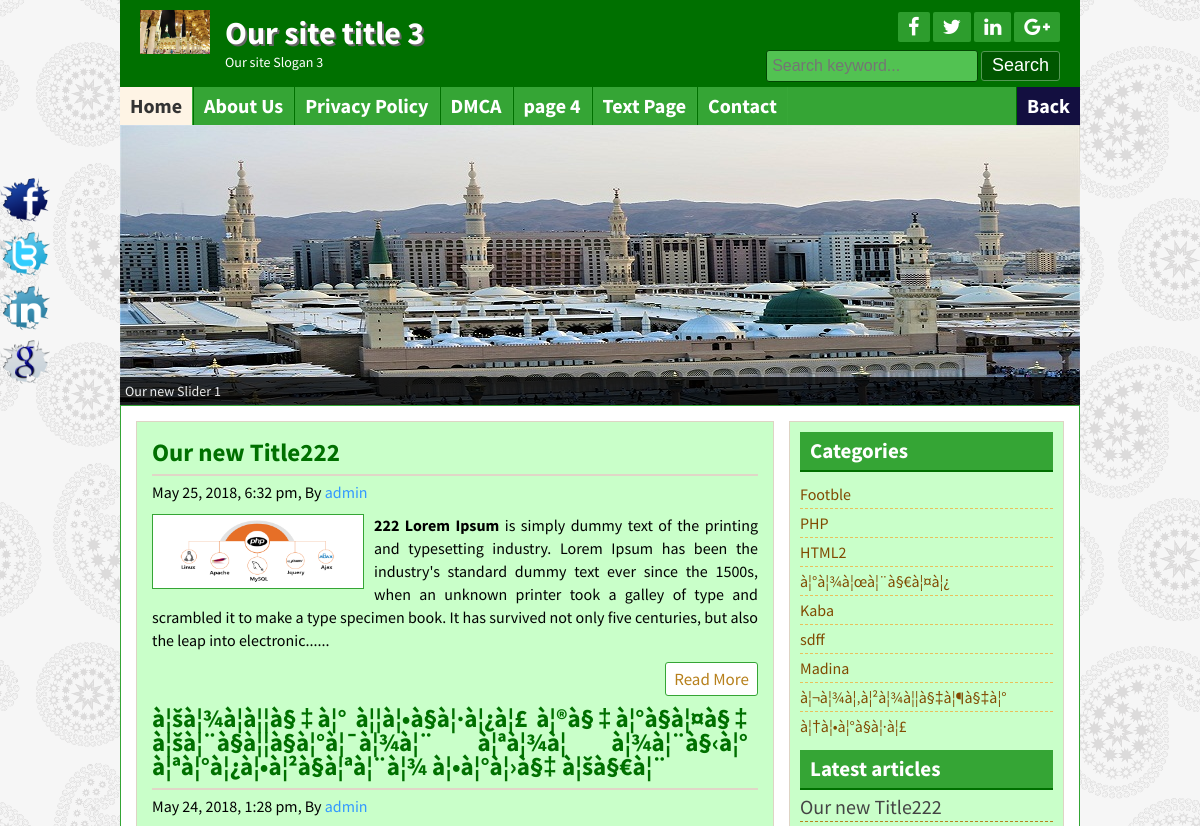
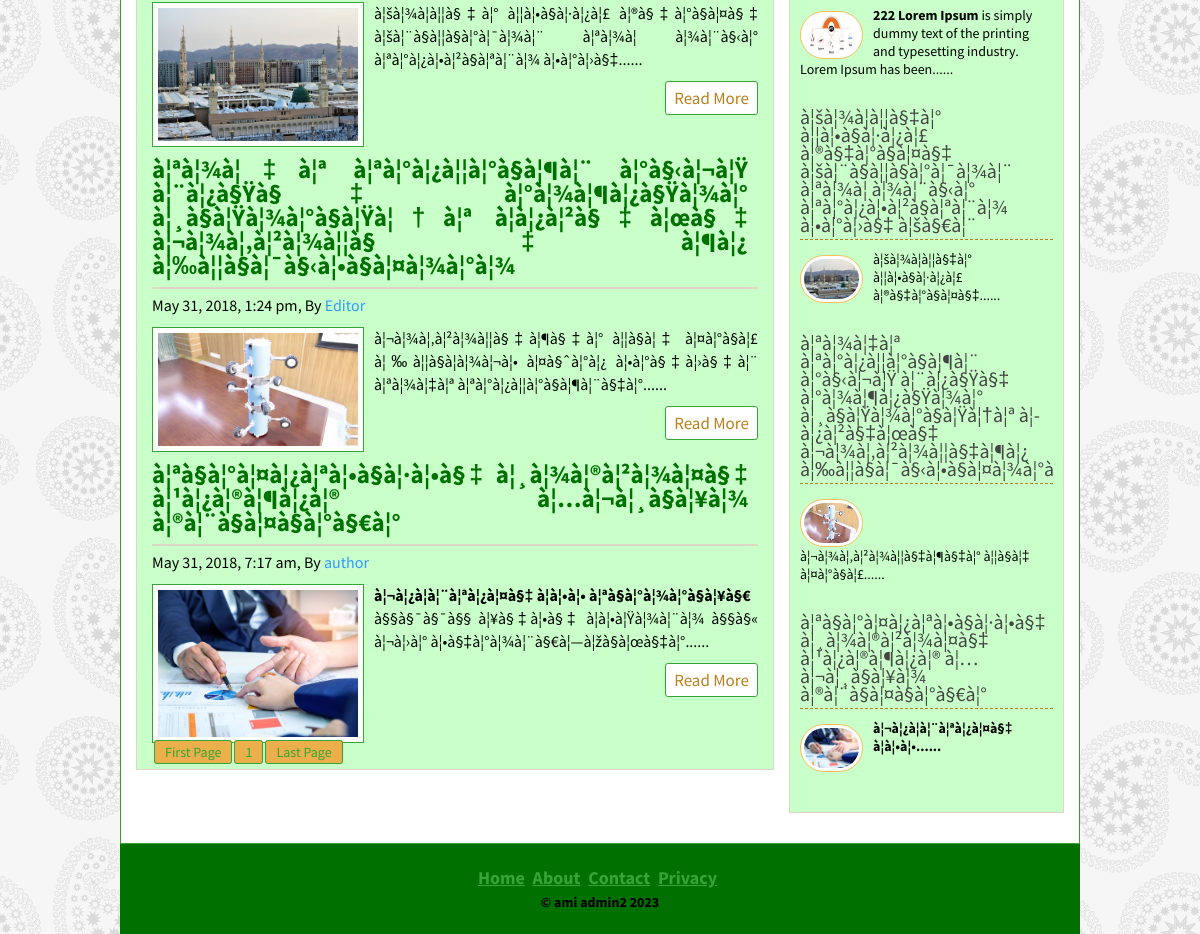
The page / on the database its author committed (2 pictures, top to bottom).
### tables this page shows
CREATE TABLE IF NOT EXISTS `title_slogan` (
  `id` int(11) NOT NULL AUTO_INCREMENT,
  `title` varchar(255) NOT NULL,
  `slogan` varchar(255) NOT NULL,
  `logo` varchar(255) NOT NULL,
  PRIMARY KEY (`id`)
);

CREATE TABLE IF NOT EXISTS `tbl_social` (
  `id` int(11) NOT NULL AUTO_INCREMENT,
  `fb` varchar(255) NOT NULL,
  `tw` varchar(255) NOT NULL,
  `ln` varchar(255) NOT NULL,
  `gp` varchar(255) NOT NULL,
  PRIMARY KEY (`id`)
);

CREATE TABLE IF NOT EXISTS `tbl_page` (
  `id` int(11) NOT NULL AUTO_INCREMENT,
  `name` varchar(255) NOT NULL,
  `body` text NOT NULL,
  PRIMARY KEY (`id`)
);

CREATE TABLE IF NOT EXISTS `tbl_post` (
  `id` int(11) NOT NULL AUTO_INCREMENT,
  `cat` int(11) NOT NULL,
  `title` varchar(255) NOT NULL,
  `body` text NOT NULL,
  `image` varchar(255) NOT NULL,
  `author` varchar(50) NOT NULL,
  `tags` varchar(255) NOT NULL,
  `date` timestamp NOT NULL DEFAULT CURRENT_TIMESTAMP,
  `userid` int(11) NOT NULL,
  PRIMARY KEY (`id`)
);

CREATE TABLE IF NOT EXISTS `tbl_category` (
  `id` int(11) NOT NULL AUTO_INCREMENT,
  `name` varchar(50) NOT NULL,
  PRIMARY KEY (`id`)
);

CREATE TABLE IF NOT EXISTS `tbl_footer` (
  `id` int(11) NOT NULL AUTO_INCREMENT,
  `note` varchar(255) NOT NULL,
  PRIMARY KEY (`id`)
);

### lib/Database.php (called while the page is built, shortened)
<?php
Class Database{
	public $host   = DB_HOST;
	public $user   = DB_USER;
	public $pass   = DB_PASS;
	public $dbname = DB_NAME;
	public $link;
	private function connectDB(){
	$this->link = new mysqli($this->host, $this->user, $this->pass, $this->dbname);
 }
	public function select($query){
		$result = $this->link->query($query) or die($this->link->error.__LINE__);
		if($result->num_rows > 0){
			return $result;
		} else {
			return false;
		}
	}
}

### helpers/Format.php (called while the page is built, shortened)
<?php
class Format{
	public function formatDate($date){
		return date('F j, Y, g:i a', strtotime($date));
	}
	public function textShorten($text, $limit = 400){
		$text = $text. " ";
		$text = substr($text, 0, $limit);
		$text = substr($text, 0, strrpos($text, ' '));
		$text = $text."......";
		return $text;
	}
}
?>

### index.php (the view)
<?php include 'inc/header.php';?>
<?php include 'inc/slider.php';?>
<div class="contentsection contemplete clear">
	<div class="maincontent clear">
<?php
	$per_page = 10;
	if (isset($_GET["page"])){
		$page = $_GET["page"];
	}else{
		$page=1;
	}
	$start_form = ($page-1) * $per_page;
?>
	<?php
		$query = "select * from tbl_post limit $start_form, $per_page";
		$post  = $db->select($query);
		if ($post) {
			while ($result = $post->fetch_assoc()){
	?>
	<div class="samepost clear">
		<h2><a href="post.php?id=<?php echo $result['id']; ?>"><?php echo $result['title']; ?></a></h2>
		<h4><?php echo $fm->formatDate($result['date']); ?>, By <a href="#"><?php echo $result['author']; ?></a></h4>
		 <a href="#"><img src="admin/<?php echo $result['image']; ?>" alt="post image"/></a>
		<p>
			<?php echo $fm->textShorten($result['body'], 350); ?>
		</p>
		<div class="readmore clear">
			<a href="post.php?id=<?php echo $result['id']; ?>">Read More</a>
		</div>
	</div>
<?php } ?>
<?php
	$query       = "select * from tbl_post";
	$result      = $db->select($query);
	$total_rows  = mysqli_num_rows($result);
	$total_pages = ceil($total_rows/$per_page);
	echo "<span class='pagination'><a href='index.php?page=1'>".'First Page'."</a>";
	for ($i=1; $i <= $total_pages; $i++){
		echo "<a href='index.php?page=".$i."'>".$i."</a>";
	};
	echo "<a href='index.php?page=$total_pages'>".'Last Page'."</a></span>"?>
<?php } else { header("Location:404.php");} ?>
	</div>
<?php include 'inc/sidebar.php';?>
<?php include 'inc/footer.php';?>

### inc/header.php (shortened to what this page needs)
<?php include 'lib/Database.php';?>
<?php include 'helpers/Format.php';?>
<?php
	$db = new Database();
	$fm = new Format();
?>
<!DOCTYPE html>
<html>
<head>
	<?php include 'scripts/css.php'; ?>
</head>
<body>
	<div class="headersection templete clear">
		<a href="#">
			<div class="logo">
		<?php
	    $query = "select * from title_slogan where id='1'";
	    $blog_title = $db->select($query);
	    if ($blog_title) {
	       while ($result = $blog_title->fetch_assoc()){
		?>
				<img src="admin/<?php echo $result['logo']; ?>" alt="Logo"/>
				<h2><?php echo $result['title']; ?></h2>
				<p><?php echo $result['slogan']; ?></p>
		<?php } } ?>
			</div>
		</a>
		<div class="social clear">
			<div class="icon clear">
<?php
    $query = "select * from tbl_social where id='1'";
    $socialmedia = $db->select($query);
    if ($socialmedia) {
       while ($result = $socialmedia->fetch_assoc()){
?>
				<a href="<?php echo $result['fb']; ?>" target="_blank"><i class="fa fa-facebook"></i></a>
				<a href="<?php echo $result['tw']; ?>" target="_blank"><i class="fa fa-twitter"></i></a>
				<a href="<?php echo $result['ln']; ?>" target="_blank"><i class="fa fa-linkedin"></i></a>
				<a href="<?php echo $result['gp']; ?>" target="_blank"><i class="fa fa-google-plus"></i></a>
<?php } } ?>
			</div>
			<div class="searchbtn clear">
			<form action="search.php" method="get">
				<input type="text" name="search" placeholder="Search keyword..."/>
				<input type="submit" name="submit" value="Search"/>
			</form>
			</div>
		</div>
	</div>
<div class="navsection templete">
	<?php
		$path = $_SERVER['SCRIPT_FILENAME'];
		$currentpage = basename($path, '.php');
	?>
	<ul>
		<li><a
			<?php if ($currentpage =='index') {echo 'id="active"'; }?>
			href="index.php">Home</a></li>
		<?php
            $query = "select * from tbl_page";
            $pages = $db->select($query);
            if ($pages) {
            while ($result = $pages->fetch_assoc()){
         ?>
        <li><a
			<?php
				if (isset($_GET['pageid']) && $_GET['pageid'] == $result['id']) {
					echo 'id="active"';
				}
			?>
		href="page.php?pageid=<?php echo $result['id']; ?>"><?php echo $result['name']; ?></a></li>
       <?php } } ?>
		<li><a
			<?php if ($currentpage =='contact') {echo 'id="active"'; }?>
			href="contact.php">Contact</a></li>
		<li class="back"><a href="index.php">Back</a></li>
	</ul>
</div>

### scripts/css.php
<link rel="stylesheet" href="font-awesome-4.5.0/css/font-awesome.css">
<link rel="stylesheet" href="css/nivo-slider.css" type="text/css" media="screen" />
<link rel="stylesheet" href="style.css">
<?php
    $query = "select * from tbl_theme where id='1'";
    $themes = $db->select($query);
    while($result = $themes->fetch_assoc()){
    	if ($result['theme'] == 'default') { ?>
    		<link rel="stylesheet" href="theme/default.css">
    <?php } elseif ($result['theme'] == 'green') { ?>
    	<link rel="stylesheet" href="theme/green.css">
   <?php } elseif ($result['theme'] == 'red') { ?>
    	<link rel="stylesheet" href="theme/red.css">
   <?php } } ?>

### inc/slider.php (shortened to what this page needs)
<div class="slidersection templete clear">
        <div id="slider">
<?php
	$query = "select * from tbl_slider order by id limit 5";
	$slider = $db->select($query);
	if ($slider){
		while ($result = $slider->fetch_assoc()) {
?>
          <a href="#">
          </a>
<?php } } ?>
        </div>
</div>

### inc/sidebar.php
<div class="sidebar clear">
	<div class="samesidebar clear">
		<h2>Categories</h2>
			<ul>
				<?php
					$query = "select * from tbl_category";
					$category = $db->select($query);
					if ($category){
						while ($result = $category->fetch_assoc()) {
				?>
				<li><a href="posts.php?category=<?php echo $result['id']; ?>"><?php echo $result['name']; ?></a></li>
				<?php } } else { ?>
					<li>No Category Created</li>
				<?php } ?>
			</ul>
	</div>
	<div class="samesidebar clear">
		<h2>Latest articles</h2>
		<?php
			$query = "select * from tbl_post limit 5";
			$post = $db->select($query);
			if ($post){
				while ($result = $post->fetch_assoc()) {
		?>
		<div class="popular clear">
			<h3><a href="post.php?id=<?php echo $result['id']; ?>"><?php echo $result['title']; ?></a></h3>
			<a href="post.php?id=<?php echo $result['id']; ?>">
				<img src="admin/<?php echo $result['image']; ?>" alt="post image"/>
			</a>
			<p><?php echo $fm->textShorten($result['body'], 120); ?></p>
		</div>
		<?php } } else { header("Location:404.php");} ?>
	</div>
</div>

### inc/footer.php (shortened to what this page needs)
</div>
	<div class="footersection templete clear">
	  <div class="footermenu clear">
		<ul>
			<li><a href="#">Home</a></li>
			<li><a href="#">About</a></li>
			<li><a href="#">Contact</a></li>
			<li><a href="#">Privacy</a></li>
		</ul>
	  </div>
<?php
    $query = "select * from tbl_footer where id='1'";
    $footernote = $db->select($query);
    if ($footernote) {
       while ($result = $footernote->fetch_assoc()){
?>
	  <p>&copy; <?php echo $result['note']; ?> <?php echo date('Y') ?></p>
<?php } } ?>
	</div>
	<div class="fixedicon clear">
<?php
    $query = "select * from tbl_social where id='1'";
    $socialmedia = $db->select($query);
    if ($socialmedia) {
       while ($result = $socialmedia->fetch_assoc()){
?>
		<a href="<?php echo $result['fb']; ?>" target="_blank"><img src="images/fb.png" alt="Facebook"/></a>
		<a href="<?php echo $result['tw']; ?>" target="_blank"><img src="images/tw.png" alt="Twitter"/></a>
		<a href="<?php echo $result['ln']; ?>" target="_blank"><img src="images/in.png" alt="LinkedIn"/></a>
		<a href="<?php echo $result['gp']; ?>" target="_blank"><img src="images/gl.png" alt="GooglePlus"/></a>
<?php } } ?>
	</div>
</body>
</html>

### css/nivo-slider.css (style rules this page uses)
.nivoSlider { position:relative; }
.nivoSlider a.nivo-imageLink { position:absolute; top:0px; left:0px; width:100%; height:100%; border:0; padding:0; margin:0; z-index:60; display:none; }

### theme/green.css (style rules this page uses)
.headersection,.footersection { background: #007000 none repeat scroll 0 0; }
.icon a { background: #2d9d2d none repeat scroll 0 0; }
.searchbtn input[type="text"] { background: #52c252 none repeat scroll 0 0; border: 1px solid #034703; }
.searchbtn input[type="submit"] { border: 1px solid #549854; }
input[type="submit"] { background: #005600 none repeat scroll 0 0; border: 1px solid #52C252; }
.navsection { background: #35a535 none repeat scroll 0 0; }
.navsection ul li { border-left: 1px solid #007000; border-right: 1px solid #38a838; }
.samepost h2 a { color: #007000; }
.maincontent,.sidebar { background: #C9FFC9 none repeat scroll 0 0; }
.samepost img { border: 1px solid #35a535; }
.contentsection { border: 1px solid #34A535; }
.samesidebar h2 { background: #35a535 none repeat scroll 0 0; border-bottom: 2px solid #007000; color: #fff; }
.readmore a { border: 1px solid #35a535; color: $35a535; }
.pagination a { border: 1px solid #35a535; color: #35a535; }
.footermenu ul li a { color: #35a535; }
.samepost h2, .about h2 { color: #007000; }

### rows shown on the page
title_slogan: logo (picture), title "Our site title 3", slogan "Our site Slogan 3"
tbl_page: name "About Us"
tbl_page: name "Privacy Policy"
tbl_page: name "DMCA"
tbl_page: name "page 4"
tbl_page: name "Text Page"
tbl_post: title "Our new Title222", date "May 25, 2018, 6:32 pm", author "admin", image (picture), body "222 Lorem Ipsum is simply dummy text of the printing and typesetting industry. Lorem Ipsum has been the industry's standard dummy text ever since the 1500s, when an unknown printer took a galley of type and scrambled it to make a type specimen book. It has survived not only five centuries, but also the leap into electronic......", body "222 Lorem Ipsum is simply dummy text of the printing and typesetting industry. Lorem Ipsum has been......"
tbl_post: title "à¦šà¦¾à¦à¦¦à§‡à¦° à¦¦à¦•à§à¦·à¦¿à¦£ à¦®à§‡à¦°à§à¦¤à§‡ à¦šà¦¨à§à¦¦à§à¦°à¦¯à¦¾à¦¨ à¦ªà¦¾à¦ à¦¾à¦¨à§‹à¦° à¦ªà¦°à¦¿à¦•à¦²à§à¦ªà¦¨à¦¾ à¦•à¦°à¦›à§‡ à¦šà§€à¦¨", date "May 24, 2018, 1:28 pm", author "admin", image (picture), body "à¦šà¦¾à¦à¦¦à§‡à¦° à¦¦à¦•à§à¦·à¦¿à¦£ à¦®à§‡à¦°à§à¦¤à§‡ à¦šà¦¨à§à¦¦à§à¦°à¦¯à¦¾à¦¨ à¦ªà¦¾à¦ à¦¾à¦¨à§‹à¦° à¦ªà¦°à¦¿à¦•à¦²à§à¦ªà¦¨à¦¾ à¦•à¦°à¦›à§‡......", body "à¦šà¦¾à¦à¦¦à§‡à¦° à¦¦à¦•à§à¦·à¦¿à¦£ à¦®à§‡à¦°à§à¦¤à§‡......"
tbl_post: title "à¦ªà¦¾à¦‡à¦ª à¦ªà¦°à¦¿à¦¦à¦°à§à¦¶à¦¨ à¦°à§‹à¦¬à¦Ÿ à¦¨à¦¿à§Ÿà§‡ à¦°à¦¾à¦¶à¦¿à§Ÿà¦¾à¦° à¦¸à§à¦Ÿà¦¾à¦°à§à¦Ÿà¦†à¦ª à¦­à¦¿à¦²à§‡à¦œà§‡ à¦¬à¦¾à¦‚à¦²à¦¾à¦¦à§‡à¦¶à¦¿ à¦‰à¦¦à§à¦¯à§‹à¦•à§à¦¤à¦¾à¦°à¦¾", date "May 31, 2018, 1:24 pm", author "Editor", image (picture), body "à¦¬à¦¾à¦‚à¦²à¦¾à¦¦à§‡à¦¶à§‡à¦° à¦¦à§à¦‡ à¦¤à¦°à§à¦£ à¦‰à¦¦à§à¦­à¦¾à¦¬à¦• à¦¤à§ˆà¦°à¦¿ à¦•à¦°à§‡à¦›à§‡à¦¨ à¦ªà¦¾à¦‡à¦ª à¦ªà¦°à¦¿à¦¦à¦°à§à¦¶à¦¨à§‡à¦°......", title "à¦ªà¦¾à¦‡à¦ª à¦ªà¦°à¦¿à¦¦à¦°à§à¦¶à¦¨ à¦°à§‹à¦¬à¦Ÿ à¦¨à¦¿à§Ÿà§‡ à¦°à¦¾à¦¶à¦¿à§Ÿà¦¾à¦° à¦¸à§à¦Ÿà¦¾à¦°à§à¦Ÿà¦†à¦ª à¦­à¦¿à¦²à§‡à¦œà§‡ à¦¬à¦¾à¦‚à¦²à¦¾à¦¦à§‡à¦¶à¦¿…", body "à¦¬à¦¾à¦‚à¦²à¦¾à¦¦à§‡à¦¶à§‡à¦° à¦¦à§à¦‡ à¦¤à¦°à§à¦£......"
tbl_post: title "à¦ªà§à¦°à¦¤à¦¿à¦ªà¦•à§à¦·à¦•à§‡ à¦¸à¦¾à¦®à¦²à¦¾à¦¤à§‡ à¦¹à¦¿à¦®à¦¶à¦¿à¦® à¦…à¦¬à¦¸à§à¦¥à¦¾ à¦®à¦¨à§à¦¤à§à¦°à§€à¦°", date "May 31, 2018, 7:17 am", author "author", image (picture), body "à¦¬à¦¿à¦à¦¨à¦ªà¦¿à¦¤à§‡ à¦à¦•à¦• à¦ªà§à¦°à¦¾à¦°à§à¦¥à§€ à§§à§¯à§¯à§§ à¦¥à§‡à¦•à§‡ à¦à¦•à¦Ÿà¦¾à¦¨à¦¾ à§§à§« à¦¬à¦›à¦° à¦•à§‡à¦°à¦¾à¦¨à§€à¦—à¦žà§à¦œà§‡à¦°......", body "à¦¬à¦¿à¦à¦¨à¦ªà¦¿à¦¤à§‡ à¦à¦•à¦•......"
tbl_category: name "Footble"
tbl_category: name "PHP"
tbl_category: name "HTML2"
tbl_category: name "à¦°à¦¾à¦œà¦¨à§€à¦¤à¦¿"
tbl_category: name "Kaba"
tbl_category: name "sdff"
tbl_category: name "Madina"
tbl_category: name "à¦¬à¦¾à¦‚à¦²à¦¾à¦¦à§‡à¦¶à§‡à¦°"
tbl_category: name "à¦†à¦•à¦°à§à¦·à¦£"
tbl_footer: note "ami admin2"
